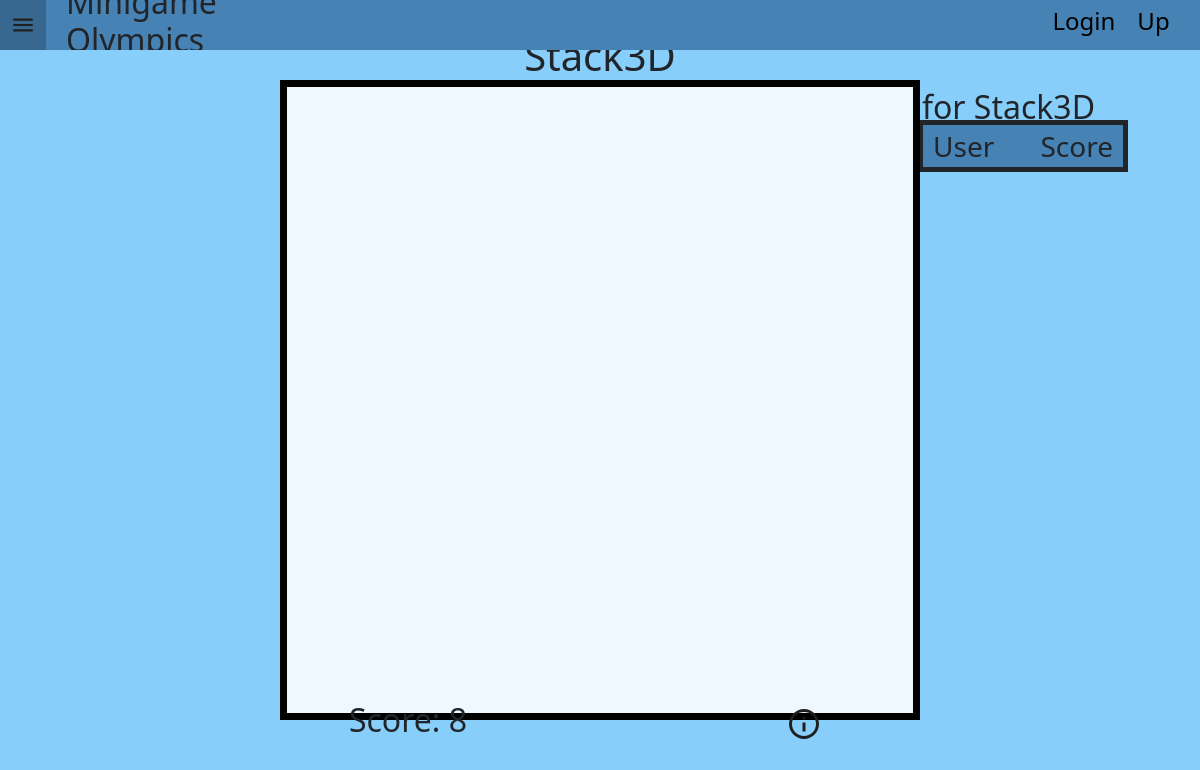
Page /games/6 on the earlier database version.
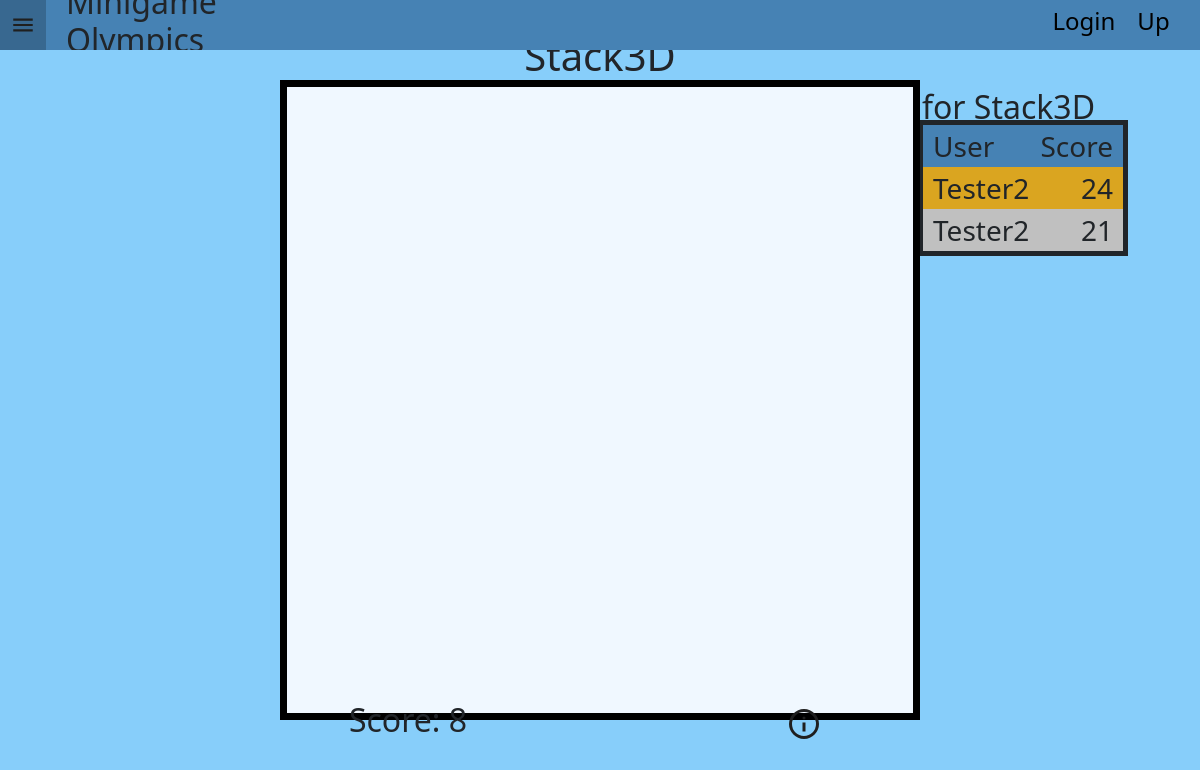
Same page on the later database version.
### models.py (models this page shows, shortened)
class Score(Base):
    __tablename__ = "scores"
    id: Mapped[int] = mapped_column(Integer, primary_key=True, index=True)
    game: Mapped[str] = mapped_column(String(100), nullable=False)
    val: Mapped[int] = mapped_column(Integer, nullable=False)
    user_id: Mapped[int] = mapped_column(
        ForeignKey("users.id"),
        nullable=False,
        index=True,
    )
    date_posted: Mapped[datetime] = mapped_column(
        DateTime(timezone=True),
        default=lambda: datetime.now(UTC),
    )
    username: Mapped[User] = relationship(back_populates="scores")

class User(Base):
    __tablename__ = "users"
    id: Mapped[int] = mapped_column(Integer, primary_key=True, index=True)
    username: Mapped[str] = mapped_column(String(50), unique=True, nullable=False)
    email: Mapped[str] = mapped_column(String(120), unique=True, nullable=False)
    image_file: Mapped[str | None] = mapped_column(
        String(200),
        nullable=True,
        default = None,
    )
    password_hash: Mapped[str] = mapped_column(String(200), nullable=False)
    scores: Mapped[list[Score]] = relationship(back_populates="username", cascade="all, delete-orphan",)

### main.py (the view)
@app.get("/games/{game_id}", include_in_schema=False)
async def game_page(request: Request, game_id: int, db: Annotated[AsyncSession, Depends(get_db)]):
    for game in games:
        if(game.get("id") == game_id):
            if(game.get("id") == 2):
                result = await db.execute(select(models.Score).where(models.Score.game == game.get("title")).order_by(models.Score.val).limit(10).options(selectinload(models.Score.username)))
            else:
                result = await db.execute(select(models.Score).where(models.Score.game == game.get("title")).order_by(models.Score.val.desc()).limit(10).options(selectinload(models.Score.username)))
            score = result.scalars().all()
            return templates.TemplateResponse(
            request,
            "gameWindowTemplate.html",
            {"game": game, "scores": score},
        )
    raise HTTPException(status_code=status.HTTP_404_NOT_FOUND, detail="Game not found")

### templates/gameWindowTemplate.html (shortened to what this page needs)
{% extends "layout.html" %}
    {% block content %}
        <h1 id="gameTitle">{{ game.title }}</h1>
        <h2 id="listTitle">Top 10 for {{ game.title }}</h2>
        <ul id="scoreboard">
            <li class="header"><span style="margin-left:10px">User</span><span style="margin-right: 10px;">Score</span></li>
            {% for entry in scores %}
            <li class="entry"><span style="margin-left:10px">{{ entry.username.username | truncate(16) }}</span><span style="margin-right: 10px;">{{ entry.val }}</span></li>
            {% endfor %}
        </ul>
        <div id="window">
        </div>
        <h3 id="score">Score: 8</h3>
    {% endblock content %}
    {% block script %}
        // this game's p5js source code
    {% endblock script %}

Differences in the rows shown:
added Score: username.username "Tester2", val "24"
added Score: username.username "Tester2", val "21"
